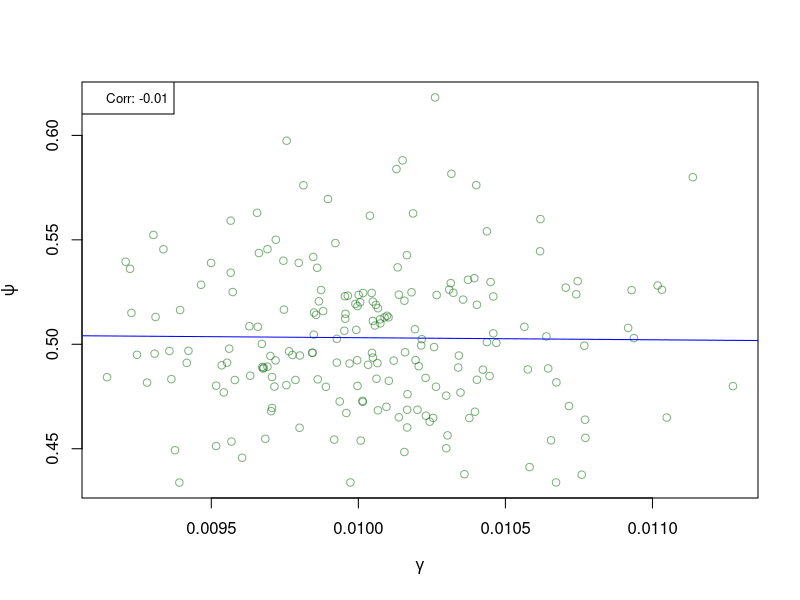

Write R code to recreate this figure.
##############################################################################
#
#   THIS GENERATES SOME POPULATIONS EVOLVING UNDER DIFFERENT CONDITIONS
#   STUDYING THE EFFECT ON GENERALITY AND CAPABILITY
#
##############################################################################
# 
# This is R code for doing Generality Analysis, based on the metric of generality first introduced in 
#   J. Hernandez-Orallo "I.G.", March 15th, 2018
#   https://riunet.upv.es/bitstream/handle/10251/100267/secondbest.pdf
#
# This code has been developed by
#   JOSE HERNANDEZ-ORALLO, Universitat Politecnica ce Valencia
#   jorallo@upv.es, http://josephorallo.webs.upv.es
#   
#
# LICENCE:
#   GPL
#
# VERSION HISTORY:
#  - V.1.0    15 March 2018. First operative version
#
# FUTURE FEATURES
#
##############################################################################



WORKDIR <- "/OneDrive - UPV/__SUBMISSIONS/2018/General intelligence/__NewCode__/evolution"
setwd(WORKDIR)

PDFEPS = 1
openPDFEPS <- function(file, PDFheight=PDFheight, PDFwidth=PDFwidth) {
  if (PDFEPS == 1) {
    pdf(paste(file, ".pdf", sep=""), height= PDFheight, width= PDFwidth)
  } else if (PDFEPS == 2) {
    postscript(paste(file, ".eps", sep=""), height= PDFheight, width= PDFwidth, horizontal=FALSE)
  }
}




## Add an alpha value to a colour
add.alpha <- function(col, alpha=1){
  if(missing(col))
    stop("Please provide a vector of colours.")
  apply(sapply(col, col2rgb)/255, 2, 
        function(x) 
          rgb(x[1], x[2], x[3], alpha=alpha))  
}




# A random matrix
NITEMS <- 200  # We assume difficulties match the index
NAGENTS <- 200

SELECTION_PRESSURE <- "NONE"
#SELECTION_PRESSURE <- "ONLY_CAPABILITY"
#SELECTION_PRESSURE <- "ONLY_EFFORT"
#SELECTION_PRESSURE <- "BOTH"

MinEff <- sum((0.5:(NITEMS-0.5))*c(rep(1,NITEMS/2),rep(0,NITEMS/2)))

ACC <- "Flat"   # Flat and triangle are used in the supplementary material
#ACC <- "Triangle"
#ACC <- "Step"

# These values depend on the NITEMS, as the higher the NITEMS the lower the variability.
if (ACC == "Flat") {
  MinEff <- MinEff*2.00  # with 1.25 for EFFORT it never ends
} else if (ACC == "Triangle") {
  MinEff <- MinEff*1.25  # with 1.0 for BOTH it never ends
}

filename <- sprintf("GEN-CAP-nitems%d-nagents%d-%s-SELECTION-%s",NITEMS,NAGENTS,ACC,SELECTION_PRESSURE)
openPDFEPS(filename, 5, 5)


set.seed(0)

Cap <- rep(0,NAGENTS)
Eff <- rep(0,NAGENTS)
Spr <-  rep(0,NAGENTS)
Gen <- rep(0,NAGENTS)
resultmat <- matrix(NA,NAGENTS, NITEMS)
j <- 1
while (j <= NAGENTS) {
  for (i in 1:NITEMS) {
    if (ACC == "Flat") {
    # Result independent of difficulty
      resultmat[j,i] <- (runif(1,0,1) >= 0.5)*1
    } else if (ACC == "Step") { 
    # A step on difficulty
      resultmat[j,i] <- (0.5 >= (i-0.5)/NITEMS)*1 
    } else if (ACC == "Triangle") { 
    # Result lower for higher difficulty i
      resultmat[j,i] <- (runif(1,0,1) >= (i-0.5)/NITEMS)*1 # Triangular ACC curve on expectation
    }
    
    resultmat[j,i] <- resultmat[j,i] + runif(1,0,0.0000001)  # This is to avoid NA correlations
  }
  Cap[j] <- sum(resultmat[j,]) 
#  Eff[j] <- sum((1:NITEMS)*resultmat[j,])
  Eff[j] <- sum((0.5:(NITEMS-0.5))*resultmat[j,])
#  Spr[j] <- abs(2*Eff[j]/Cap[j]-Cap[j])  # abs necessary as precision can get negative values
  Spr[j] <- abs(2*Eff[j]-Cap[j]^2)  # abs necessary as precision can get negative values
  Spr[j] <- sqrt(Spr[j])
  Gen[j] <- 1/(Spr[j])
  
  if (SELECTION_PRESSURE=="ONLY_EFFORT") {
    if (Eff[j] < MinEff) {  # Selection: agent j only survives (the loop goes on) if the effort is lower than this value
      j <- j + 1
    }
  } else if (SELECTION_PRESSURE=="ONLY_CAPABILITY") {
    if (Cap[j]/NITEMS >= 0.5) { # At least successful for half of the tasks
      j <- j + 1
    }
  } else if (SELECTION_PRESSURE=="BOTH") {
    if ((Eff[j] < MinEff)   && (Cap[j]/NITEMS >= 0.5)) { #  # Selection: agent j only survives (the loop goes on) and At least successful for half of the tasks
      j <- j + 1
    }
  } else {
    j <- j + 1    
  }
}

Eff
mean(Eff)
Spr
cor(Cap,Spr)
#cor(Cap,Spr*Cap)

cormat <- cor(resultmat)
mean(cormat)

Capability <- Cap/NITEMS

#Gen <- Gen * 1000

xlab=expression(gamma)
ylab=expression(psi) # "Acc"

plottitle= NULL
#plot(0, 0, xlim= c(kmin-0.5, kmax+0.5), ylim = c(0, 1), xlab=xlab, ylab=ylab, col="white", main=plottitle, cex.lab=1.4) #, cex.axis=1.5, cex.main=1.5, cex.sub=1.5)
plot(Gen,jitter(Capability, factor=2.5), xlab=xlab, ylab=ylab, col= add.alpha("darkgreen",0.5))

abline(lm(Capability ~ Gen), col="blue")
mycor <- cor(Gen,Capability)
mycor

#text((max(Gen)-min(Gen))/1.3+min(Gen), (max(Capability)-min(Capability))/1.7+min(Capability), sprintf("Corr: %1.2f",mycor), pos=4, cex=0.8, col="blue")
#text(max(Gen), max(Capability), sprintf("Corr: %1.2f",mycor), pos=2, cex=0.8, col="blue")
legend("topleft", sprintf("Corr: %1.2f",mycor), cex=0.8, col="blue")


dev.off()



